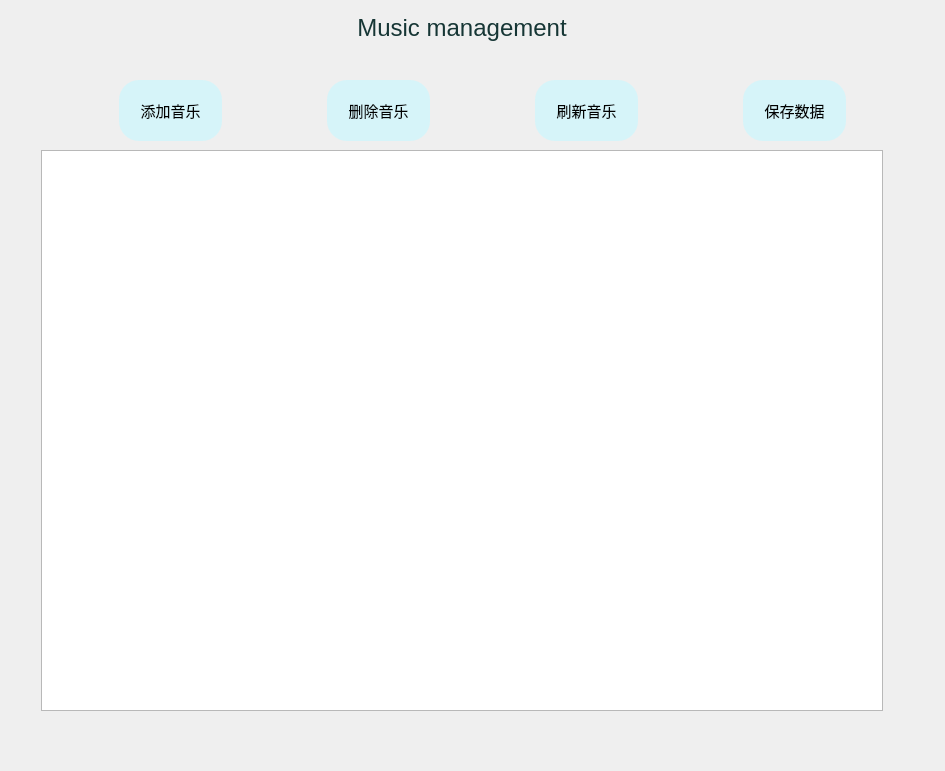
   <widget class="QWidget" name="widget_musics_management" native="true">
    <property name="geometry">
     <rect>
      <x>219</x>
      <y>0</y>
      <width>945</width>
      <height>771</height>
     </rect>
    </property>
    <property name="styleSheet">
     <string notr="true">widget{
border:none;
	background-color: rgba(255, 255, 255, 0);
}</string>
    </property>
    <widget class="QFrame" name="frame_music_manage">
     <property name="geometry">
      <rect>
       <x>1</x>
       <y>0</y>
       <width>940</width>
       <height>71</height>
      </rect>
     </property>
     <property name="styleSheet">
      <string notr="true">.QFrame{
	background-color: rgba(255, 255, 255, 0);
	border-radius:20px;
}</string>
     </property>
     <property name="frameShape">
      <enum>QFrame::StyledPanel</enum>
     </property>
     <property name="frameShadow">
      <enum>QFrame::Raised</enum>
     </property>
     <widget class="QLabel" name="label_music_manage">
      <property name="geometry">
       <rect>
        <x>321</x>
        <y>10</y>
        <width>280</width>
        <height>35</height>
       </rect>
      </property>
      <property name="font">
       <font>
        <family>Arial</family>
        <pointsize>18</pointsize>
        <weight>50</weight>
        <bold>false</bold>
       </font>
      </property>
      <property name="styleSheet">
       <string notr="true">color: rgb(22, 54, 53)</string>
      </property>
      <property name="text">
       <string>Music management</string>
      </property>
      <property name="alignment">
       <set>Qt::AlignCenter</set>
      </property>
     </widget>
     <widget class="QPushButton" name="pushButton_5">
      <property name="geometry">
       <rect>
        <x>885</x>
        <y>10</y>
        <width>42</width>
        <height>31</height>
       </rect>
      </property>
      <property name="styleSheet">
       <string notr="true">border-radius:20px;</string>
      </property>
      <property name="text">
       <string/>
      </property>
      <property name="icon">
       <iconset>
        <normaloff>:/icons/image/close.png</normaloff>:/icons/image/close.png</iconset>
      </property>
     </widget>
    </widget>
    <widget class="QPushButton" name="pushButton_add_music">
     <property name="geometry">
      <rect>
       <x>119</x>
       <y>80</y>
       <width>103</width>
       <height>61</height>
      </rect>
     </property>
     <property name="font">
      <font>
       <family>幼圆</family>
       <pointsize>11</pointsize>
       <weight>50</weight>
       <italic>false</italic>
       <bold>false</bold>
      </font>
     </property>
     <property name="layoutDirection">
      <enum>Qt::LeftToRight</enum>
     </property>
     <property name="styleSheet">
      <string notr="true">
QPushButton
{
    background-color:rgb(214, 244, 249);
border-radius:20px;
}

QPushButton:pressed
{
    background-color:rgb(103, 216, 217);
    padding-left:3px;
    padding-top:3px;
}
</string>
     </property>
     <property name="text">
      <string>添加音乐</string>
     </property>
    </widget>
    <widget class="QPushButton" name="pushButton_delete_music">
     <property name="geometry">
      <rect>
       <x>327</x>
       <y>80</y>
       <width>103</width>
       <height>61</height>
      </rect>
     </property>
     <property name="font">
      <font>
       <family>幼圆</family>
       <pointsize>11</pointsize>
       <weight>50</weight>
       <italic>false</italic>
       <bold>false</bold>
      </font>
     </property>
     <property name="layoutDirection">
      <enum>Qt::LeftToRight</enum>
     </property>
     <property name="styleSheet">
      <string notr="true">
QPushButton
{
    background-color:rgb(214, 244, 249);
border-radius:20px;
}

QPushButton:pressed
{
    background-color:rgb(103, 216, 217);
    padding-left:3px;
    padding-top:3px;
}
</string>
     </property>
     <property name="text">
      <string>删除音乐</string>
     </property>
    </widget>
    <widget class="QPushButton" name="pushButton_refresh_music">
     <property name="geometry">
      <rect>
       <x>535</x>
       <y>80</y>
       <width>103</width>
       <height>61</height>
      </rect>
     </property>
     <property name="font">
      <font>
       <family>幼圆</family>
       <pointsize>11</pointsize>
       <weight>50</weight>
       <italic>false</italic>
       <bold>false</bold>
      </font>
     </property>
     <property name="layoutDirection">
      <enum>Qt::LeftToRight</enum>
     </property>
     <property name="styleSheet">
      <string notr="true">
QPushButton
{
    background-color:rgb(214, 244, 249);
border-radius:20px;
}

QPushButton:pressed
{
    background-color:rgb(103, 216, 217);
    padding-left:3px;
    padding-top:3px;
}
</string>
     </property>
     <property name="text">
      <string>刷新音乐</string>
     </property>
    </widget>
    <widget class="QPushButton" name="pushButton_save_music">
     <property name="geometry">
      <rect>
       <x>743</x>
       <y>80</y>
       <width>103</width>
       <height>61</height>
      </rect>
     </property>
     <property name="font">
      <font>
       <family>幼圆</family>
       <pointsize>11</pointsize>
       <weight>50</weight>
       <italic>false</italic>
       <bold>false</bold>
      </font>
     </property>
     <property name="layoutDirection">
      <enum>Qt::LeftToRight</enum>
     </property>
     <property name="styleSheet">
      <string notr="true">
QPushButton
{
    background-color:rgb(214, 244, 249);
border-radius:20px;
}

QPushButton:pressed
{
    background-color:rgb(103, 216, 217);
    padding-left:3px;
    padding-top:3px;
}
</string>
     </property>
     <property name="text">
      <string>保存数据</string>
     </property>
    </widget>
    <widget class="QTableWidget" name="table_music">
     <property name="geometry">
      <rect>
       <x>41</x>
       <y>150</y>
       <width>842</width>
       <height>561</height>
      </rect>
     </property>
    </widget>
   </widget>
